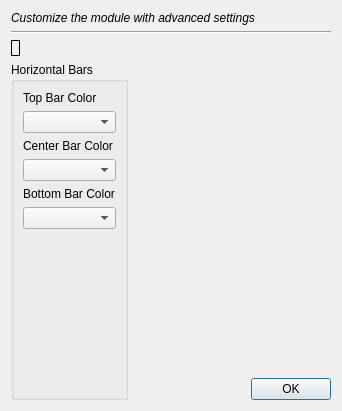
<?xml version="1.0" encoding="UTF-8"?>
<ui version="4.0">
 <class>horizontalcolorbarssettings</class>
 <widget class="QDialog" name="horizontalcolorbarssettings">
  <property name="geometry">
   <rect>
    <x>0</x>
    <y>0</y>
    <width>342</width>
    <height>411</height>
   </rect>
  </property>
  <property name="windowTitle">
   <string>Horizontal Color Bars Settings</string>
  </property>
  <layout class="QVBoxLayout" name="verticalLayout_3">
   <item>
    <widget class="QLabel" name="label">
     <property name="font">
      <font>
       <italic>true</italic>
      </font>
     </property>
     <property name="text">
      <string>Customize the module with advanced settings</string>
     </property>
    </widget>
   </item>
   <item>
    <widget class="Line" name="line">
     <property name="orientation">
      <enum>Qt::Orientation::Horizontal</enum>
     </property>
    </widget>
   </item>
   <item>
    <widget class="QLabel" name="preview">
     <property name="sizePolicy">
      <sizepolicy hsizetype="Fixed" vsizetype="Fixed">
       <horstretch>0</horstretch>
       <verstretch>0</verstretch>
      </sizepolicy>
     </property>
     <property name="frameShape">
      <enum>QFrame::Shape::Box</enum>
     </property>
     <property name="text">
      <string/>
     </property>
     <property name="pixmap">
      <pixmap resource="pictures.qrc">:/res/pictures/horizontalcolorbars.png</pixmap>
     </property>
     <property name="scaledContents">
      <bool>false</bool>
     </property>
     <property name="alignment">
      <set>Qt::AlignmentFlag::AlignCenter</set>
     </property>
     <property name="wordWrap">
      <bool>false</bool>
     </property>
    </widget>
   </item>
   <item>
    <layout class="QHBoxLayout" name="horizontalLayout_2">
     <item>
      <widget class="QGroupBox" name="groupBox_3">
       <property name="sizePolicy">
        <sizepolicy hsizetype="Expanding" vsizetype="Preferred">
         <horstretch>0</horstretch>
         <verstretch>0</verstretch>
        </sizepolicy>
       </property>
       <property name="title">
        <string>Horizontal Bars</string>
       </property>
       <layout class="QVBoxLayout" name="verticalLayout_2">
        <item>
         <widget class="QLabel" name="label_8">
          <property name="text">
           <string>Top Bar Color</string>
          </property>
          <property name="alignment">
           <set>Qt::AlignmentFlag::AlignLeading|Qt::AlignmentFlag::AlignLeft|Qt::AlignmentFlag::AlignVCenter</set>
          </property>
         </widget>
        </item>
        <item>
         <widget class="ColorComboBox" name="cTopLine"/>
        </item>
        <item>
         <widget class="QLabel" name="label_10">
          <property name="text">
           <string>Center Bar Color</string>
          </property>
          <property name="alignment">
           <set>Qt::AlignmentFlag::AlignLeading|Qt::AlignmentFlag::AlignLeft|Qt::AlignmentFlag::AlignVCenter</set>
          </property>
         </widget>
        </item>
        <item>
         <widget class="ColorComboBox" name="cCenterLine"/>
        </item>
        <item>
         <widget class="QLabel" name="label_9">
          <property name="text">
           <string>Bottom Bar Color</string>
          </property>
          <property name="alignment">
           <set>Qt::AlignmentFlag::AlignLeading|Qt::AlignmentFlag::AlignLeft|Qt::AlignmentFlag::AlignVCenter</set>
          </property>
         </widget>
        </item>
        <item>
         <widget class="ColorComboBox" name="cBottomLine"/>
        </item>
        <item>
         <spacer name="verticalSpacer_2">
          <property name="orientation">
           <enum>Qt::Orientation::Vertical</enum>
          </property>
          <property name="sizeHint" stdset="0">
           <size>
            <width>20</width>
            <height>0</height>
           </size>
          </property>
         </spacer>
        </item>
       </layout>
      </widget>
     </item>
     <item>
      <spacer name="horizontalSpacer">
       <property name="orientation">
        <enum>Qt::Orientation::Horizontal</enum>
       </property>
       <property name="sizeHint" stdset="0">
        <size>
         <width>40</width>
         <height>20</height>
        </size>
       </property>
      </spacer>
     </item>
     <item>
      <layout class="QVBoxLayout" name="verticalLayout">
       <item>
        <spacer name="verticalSpacer">
         <property name="orientation">
          <enum>Qt::Orientation::Vertical</enum>
         </property>
         <property name="sizeHint" stdset="0">
          <size>
           <width>20</width>
           <height>13</height>
          </size>
         </property>
        </spacer>
       </item>
       <item>
        <widget class="QPushButton" name="bOK">
         <property name="text">
          <string>OK</string>
         </property>
        </widget>
       </item>
      </layout>
     </item>
    </layout>
   </item>
  </layout>
 </widget>
 <customwidgets>
  <customwidget>
   <class>ColorComboBox</class>
   <extends>QComboBox</extends>
   <header location="global">colorcombobox.h</header>
  </customwidget>
 </customwidgets>
 <resources>
  <include location="pictures.qrc"/>
 </resources>
 <connections/>
</ui>
